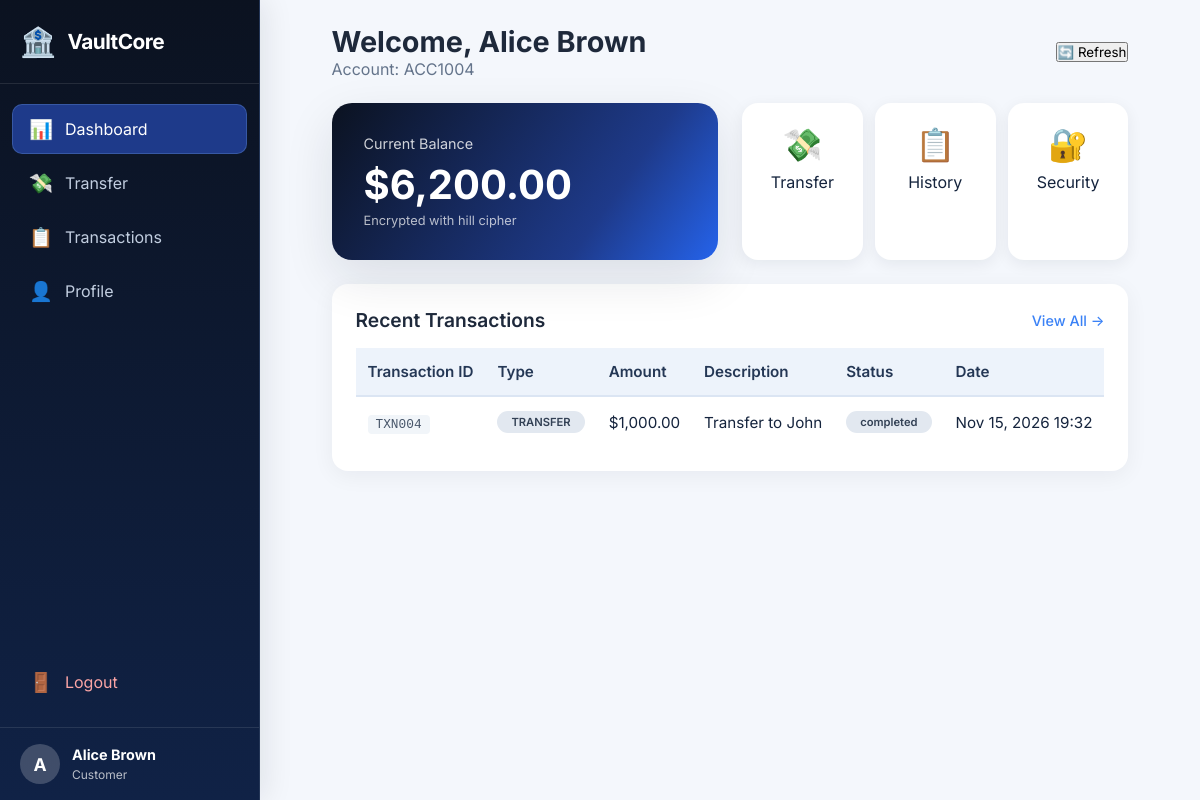
The page /customer/dashboard.php (signed in) on the database its author committed.
### tables this page shows
CREATE TABLE customers (
    id INT PRIMARY KEY AUTO_INCREMENT,
    customer_id VARCHAR(20) UNIQUE NOT NULL,
    full_name VARCHAR(100) NOT NULL,
    email VARCHAR(100) UNIQUE NOT NULL,
    phone VARCHAR(20),
    password_hash VARCHAR(255) NOT NULL,
    account_number VARCHAR(20) UNIQUE NOT NULL,
    balance DECIMAL(15,2) DEFAULT 0.00,
    cipher_type ENUM('vigenere', 'columnar', 'railfence', 'hill') DEFAULT 'vigenere',
    cipher_key VARCHAR(50) NOT NULL,
    private_note TEXT,
    created_at TIMESTAMP DEFAULT CURRENT_TIMESTAMP,
    status ENUM('active', 'inactive', 'suspended') DEFAULT 'active'
);

CREATE TABLE transactions (
    id INT PRIMARY KEY AUTO_INCREMENT,
    transaction_id VARCHAR(50) UNIQUE NOT NULL,
    customer_id INT,
    from_account VARCHAR(20),
    to_account VARCHAR(20),
    amount DECIMAL(15,2) NOT NULL,
    transaction_type ENUM('deposit', 'withdrawal', 'transfer', 'credit', 'debit') NOT NULL,
    description TEXT,
    status ENUM('pending', 'completed', 'failed', 'reversed') DEFAULT 'completed',
    created_at TIMESTAMP DEFAULT CURRENT_TIMESTAMP,
    FOREIGN KEY (customer_id) REFERENCES customers(id) ON DELETE CASCADE
);

### customer/dashboard.php (the view, shortened to what this page needs)
<?php
$db = new Database();
$conn = $db->getConnection();
$customerId = $_SESSION['user_id'];
$customerName = $_SESSION['full_name'] ?? 'Customer';
$accountNumber = $_SESSION['account_number'] ?? '';
$stmt = $conn->prepare("SELECT * FROM customers WHERE id = ?");
$stmt->execute([$customerId]);
$customer = $stmt->fetch();
$stmt = $conn->prepare("SELECT * FROM transactions WHERE customer_id = ? ORDER BY created_at DESC LIMIT 10");
$stmt->execute([$customerId]);
$transactions = $stmt->fetchAll();
?>
<!DOCTYPE html>
<html lang="en">
<head>
    <link rel="stylesheet" href="../css/style.css">
    <link rel="stylesheet" href="../css/dashboard.css">
    <link rel="stylesheet" href="../css/customer.css">
    <link rel="stylesheet" href="../css/vaultcore.css">
</head>
<body>
    <div class="sidebar">
        <div class="sidebar-brand">
            <span class="brand-icon">🏦</span>
            <span>VaultCore</span>
        </div>
        <nav class="sidebar-nav">
            <a href="dashboard.php" class="active">
                <span class="nav-icon">📊</span>
                <span>Dashboard</span>
            </a>
            <a href="transfer.php">
                <span class="nav-icon">💸</span>
                <span>Transfer</span>
            </a>
            <a href="transactions.php">
                <span class="nav-icon">📋</span>
                <span>Transactions</span>
            </a>
            <a href="profile.php">
                <span class="nav-icon">👤</span>
                <span>Profile</span>
            </a>
            <a href="../auth/logout.php" class="logout">
                <span class="nav-icon">🚪</span>
                <span>Logout</span>
            </a>
        </nav>
        <div class="sidebar-footer">
            <div class="user-info">
                <span class="user-avatar"><?= strtoupper(substr($customerName, 0, 1)) ?></span>
                <div>
                    <strong><?= htmlspecialchars($customerName) ?></strong>
                    <small>Customer</small>
                </div>
            </div>
        </div>
    </div>
    <div class="main-content">
        <header class="page-header">
            <div>
                <h1>Welcome, <?= htmlspecialchars($customerName) ?></h1>
                <p>Account: <?= htmlspecialchars($accountNumber) ?></p>
            </div>
            <div class="header-actions">
                <button onclick="location.reload()" class="btn-secondary">🔄 Refresh</button>
            </div>
        </header>
        <div class="account-summary">
            <div class="balance-card">
                <div class="balance-label">Current Balance</div>
                <div class="balance-amount">$<?= number_format($customer['balance'] ?? 0, 2) ?></div>
                <div class="balance-sub">Encrypted with <?= $_SESSION['cipher_type'] ?> cipher</div>
            </div>
            <div class="quick-actions">
                <div class="action-card" onclick="document.getElementById('transferModal').classList.add('active')">
                    <span class="action-icon">💸</span>
                    <span>Transfer</span>
                </div>
                <div class="action-card" onclick="window.location.href='transactions.php'">
                    <span class="action-icon">📋</span>
                    <span>History</span>
                </div>
                <div class="action-card" onclick="window.location.href='profile.php'">
                    <span class="action-icon">🔐</span>
                    <span>Security</span>
                </div>
            </div>
        </div>
        <div class="panel">
            <div class="panel-header">
                <h2>Recent Transactions</h2>
                <a href="transactions.php" class="btn-link">View All →</a>
            </div>
            <div class="table-responsive">
                <table>
                    <thead>
                        <tr>
                            <th>Transaction ID</th>
                            <th>Type</th>
                            <th>Amount</th>
                            <th>Description</th>
                            <th>Status</th>
                            <th>Date</th>
                        </tr>
                    </thead>
                    <tbody>
                        <?php if (empty($transactions)): ?>
                        <tr><td colspan="6" class="text-center">No transactions yet</td></tr>
                        <?php else: foreach ($transactions as $tx): ?>
                        <tr>
                            <td><span class="tx-id"><?= htmlspecialchars($tx['transaction_id']) ?></span></td>
                            <td>
                                <span class="badge badge-<?= $tx['transaction_type'] ?>">
                                    <?= strtoupper($tx['transaction_type']) ?>
                                </span>
                            </td>
                            <td class="<?= $tx['amount'] < 0 ? 'negative' : 'positive' ?>">
                                $<?= number_format(abs($tx['amount']), 2) ?>
                            </td>
                            <td><?= htmlspecialchars($tx['description'] ?? '-') ?></td>
                            <td><span class="badge badge-<?= $tx['status'] ?>"><?= $tx['status'] ?></span></td>
                            <td><?= date('M d, Y H:i', strtotime($tx['created_at'])) ?></td>
                        </tr>
                        <?php endforeach; endif; ?>
                    </tbody>
                </table>
            </div>
        </div>
    </div>
</body>
</html>

### css/style.css (style rules this page uses)
:root { --primary: #1e3a8a; --primary-dark: #0b2b5c; --primary-light: #3b5fc4; --gray-50: #f8fafc; --gray-100: #f1f5f9; --gray-200: #e2e8f0; --gray-400: #94a3b8; --gray-500: #64748b; --gray-600: #475569; --gray-800: #1e293b; --success: #16a34a; --warning: #f59e0b; --danger: #dc2626; --shadow: 0 1px 3px rgba(0, 0, 0, 0.1), 0 1px 2px rgba(0, 0, 0, 0.06); --shadow-lg: 0 10px 15px -3px rgba(0, 0, 0, 0.1), 0 4px 6px -2px rgba(0, 0, 0, 0.05); }
* { box-sizing: border-box; margin: 0; padding: 0; font-family: 'Inter', -apple-system, BlinkMacSystemFont, 'Segoe UI', Roboto, sans-serif; }
body { background: #f0f4fa; min-height: 100vh; display: flex; justify-content: center; align-items: center; }
.badge { background: #e2e8f0; padding: 4px 14px; border-radius: 40px; font-size: 0.7rem; font-weight: 600; color: #334155; display: inline-block; }
table { width: 100%; border-collapse: collapse; font-size: 0.95rem; }
th { background: #f8fafc; padding: 14px 12px; text-align: left; font-weight: 600; color: #1e293b; border-bottom: 2px solid #e2e8f0; }
td { padding: 14px 12px; border-bottom: 1px solid #edf2f7; vertical-align: middle; }
tr:last-child td { border-bottom: none; }

### css/dashboard.css (style rules this page uses)
.sidebar { position: fixed; left: 0; top: 0; bottom: 0; width: 260px; background: linear-gradient(180deg, var(--primary-dark), var(--primary)); color: white; display: flex; flex-direction: column; z-index: 100; transition: all 0.3s ease; }
.sidebar-brand { padding: 24px 20px; display: flex; align-items: center; gap: 12px; font-size: 1.3rem; font-weight: 700; border-bottom: 1px solid rgba(255, 255, 255, 0.1); }
.brand-icon { font-size: 1.8rem; }
.sidebar-nav { flex: 1; padding: 20px 12px; display: flex; flex-direction: column; gap: 4px; }
.sidebar-nav a { display: flex; align-items: center; gap: 12px; padding: 12px 16px; border-radius: 10px; color: rgba(255, 255, 255, 0.7); text-decoration: none; transition: all 0.3s ease; }
.sidebar-nav a.active { background: rgba(255, 255, 255, 0.15); color: white; }
.sidebar-nav a.logout { margin-top: auto; color: #fca5a5; }
.nav-icon { font-size: 1.2rem; }
.sidebar-footer { padding: 16px 20px; border-top: 1px solid rgba(255, 255, 255, 0.1); }
.user-info { display: flex; align-items: center; gap: 12px; }
.user-avatar { width: 40px; height: 40px; background: rgba(255, 255, 255, 0.2); border-radius: 50%; display: flex; align-items: center; justify-content: center; font-weight: 700; font-size: 1.1rem; }
.user-info strong { display: block; font-size: 0.9rem; }
.user-info small { font-size: 0.75rem; opacity: 0.7; }
.main-content { margin-left: 260px; padding: 24px 32px; min-height: 100vh; background: var(--gray-50); }
.page-header { display: flex; justify-content: space-between; align-items: center; margin-bottom: 24px; }
.page-header h1 { font-size: 1.8rem; font-weight: 700; color: var(--gray-800); }
.page-header p { color: var(--gray-500); }
.header-actions { display: flex; gap: 12px; }
.panel { background: white; border-radius: 16px; padding: 24px; box-shadow: var(--shadow); margin-bottom: 24px; }
.panel-header { display: flex; justify-content: space-between; align-items: center; margin-bottom: 16px; }
.panel-header h2 { font-size: 1.2rem; font-weight: 600; color: var(--gray-800); }
.btn-link { color: var(--primary-light); text-decoration: none; font-weight: 500; font-size: 0.9rem; }
.tx-id { font-family: 'Courier New', monospace; font-size: 0.8rem; color: var(--gray-600); background: var(--gray-100); padding: 2px 8px; border-radius: 4px; }

### css/customer.css (style rules this page uses)
.account-summary { display: grid; grid-template-columns: 1fr 1fr; gap: 24px; margin-bottom: 24px; }
.balance-card { background: linear-gradient(135deg, var(--primary), var(--primary-light)); color: rgb(246, 241, 241); padding: 32px; border-radius: 20px; box-shadow: var(--shadow-lg); }
.balance-label { font-size: 0.9rem; opacity: 0.8; margin-bottom: 8px; }
.balance-amount { font-size: 2.5rem; font-weight: 700; margin-bottom: 4px; }
.balance-sub { font-size: 0.8rem; opacity: 0.7; }
.quick-actions { display: grid; grid-template-columns: repeat(3, 1fr); gap: 12px; }
.action-card { background: white; padding: 20px; border-radius: 16px; box-shadow: var(--shadow); display: flex; flex-direction: column; align-items: center; gap: 8px; cursor: pointer; transition: all 0.3s ease; text-align: center; border: 2px solid transparent; }
.action-icon { font-size: 2rem; }

### rows shown on the page
customers: balance "6,200.00"
transactions: transaction "TXN004", transaction_type "TRANSFER", amount "1,000.00", description "Transfer to John", status "completed", created_at "Nov 15, 2026 19:32"

### other values the page prints
substr($customerName, 0, 1) "A"
$customerName "Alice Brown"
$accountNumber "ACC1004"
$_SESSION['cipher_type'] "hill"
